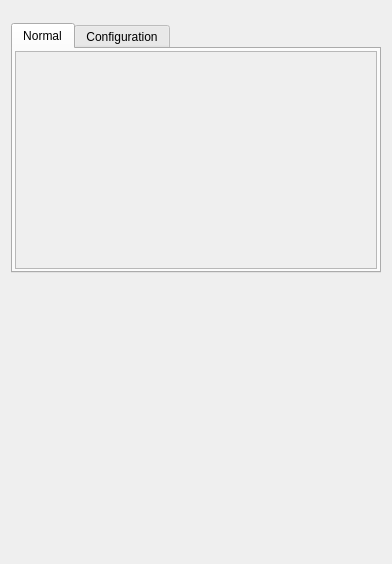
<?xml version="1.0" encoding="UTF-8"?>
<ui version="4.0">
 <class>Form</class>
 <widget class="QWidget" name="Form">
  <property name="geometry">
   <rect>
    <x>0</x>
    <y>0</y>
    <width>392</width>
    <height>564</height>
   </rect>
  </property>
  <property name="sizePolicy">
   <sizepolicy hsizetype="Preferred" vsizetype="Preferred">
    <horstretch>0</horstretch>
    <verstretch>0</verstretch>
   </sizepolicy>
  </property>
  <property name="windowTitle">
   <string>Form</string>
  </property>
  <layout class="QVBoxLayout" name="verticalLayout_3">
   <item>
    <widget class="TyphosDisplayTitle" name="TyphosDisplayTitle">
     <property name="toolTip">
      <string/>
     </property>
    </widget>
   </item>
   <item>
    <widget class="TyphosPositionerWidget" name="TyphosPositionerWidget">
     <property name="sizePolicy">
      <sizepolicy hsizetype="Preferred" vsizetype="Preferred">
       <horstretch>0</horstretch>
       <verstretch>0</verstretch>
      </sizepolicy>
     </property>
     <property name="maximumSize">
      <size>
       <width>16777215</width>
       <height>230</height>
      </size>
     </property>
     <property name="toolTip">
      <string/>
     </property>
     <property name="error_message_attribute" stdset="0">
      <string>plc.status</string>
     </property>
    </widget>
   </item>
   <item>
    <widget class="QTabWidget" name="signal_tab">
     <property name="sizePolicy">
      <sizepolicy hsizetype="Expanding" vsizetype="Maximum">
       <horstretch>0</horstretch>
       <verstretch>0</verstretch>
      </sizepolicy>
     </property>
     <property name="minimumSize">
      <size>
       <width>0</width>
       <height>250</height>
      </size>
     </property>
     <property name="maximumSize">
      <size>
       <width>16777215</width>
       <height>500</height>
      </size>
     </property>
     <property name="autoFillBackground">
      <bool>false</bool>
     </property>
     <property name="tabPosition">
      <enum>QTabWidget::North</enum>
     </property>
     <property name="tabShape">
      <enum>QTabWidget::Rounded</enum>
     </property>
     <property name="currentIndex">
      <number>0</number>
     </property>
     <property name="elideMode">
      <enum>Qt::ElideNone</enum>
     </property>
     <property name="usesScrollButtons">
      <bool>false</bool>
     </property>
     <property name="documentMode">
      <bool>false</bool>
     </property>
     <property name="tabBarAutoHide">
      <bool>false</bool>
     </property>
     <widget class="QWidget" name="normal_tab">
      <attribute name="title">
       <string>Normal</string>
      </attribute>
      <layout class="QHBoxLayout" name="misc_tab_layout">
       <property name="leftMargin">
        <number>2</number>
       </property>
       <property name="topMargin">
        <number>2</number>
       </property>
       <property name="rightMargin">
        <number>2</number>
       </property>
       <property name="bottomMargin">
        <number>2</number>
       </property>
       <item>
        <widget class="QScrollArea" name="normal_scroll">
         <property name="horizontalScrollBarPolicy">
          <enum>Qt::ScrollBarAlwaysOff</enum>
         </property>
         <property name="sizeAdjustPolicy">
          <enum>QAbstractScrollArea::AdjustToContentsOnFirstShow</enum>
         </property>
         <property name="widgetResizable">
          <bool>true</bool>
         </property>
         <widget class="QWidget" name="normal_widget">
          <property name="geometry">
           <rect>
            <x>0</x>
            <y>0</y>
            <width>364</width>
            <height>215</height>
           </rect>
          </property>
          <layout class="QVBoxLayout" name="verticalLayout">
           <property name="leftMargin">
            <number>2</number>
           </property>
           <property name="topMargin">
            <number>2</number>
           </property>
           <property name="rightMargin">
            <number>2</number>
           </property>
           <property name="bottomMargin">
            <number>2</number>
           </property>
           <item>
            <widget class="TyphosSignalPanel" name="normal_panel">
             <property name="toolTip">
              <string/>
             </property>
             <property name="whatsThis">
              <string>
    Panel of Signals for Device
    </string>
             </property>
             <property name="showHints" stdset="0">
              <bool>false</bool>
             </property>
             <property name="showNormal" stdset="0">
              <bool>true</bool>
             </property>
             <property name="showConfig" stdset="0">
              <bool>false</bool>
             </property>
             <property name="showOmitted" stdset="0">
              <bool>false</bool>
             </property>
            </widget>
           </item>
           <item>
            <spacer name="normal_spacer">
             <property name="orientation">
              <enum>Qt::Vertical</enum>
             </property>
             <property name="sizeHint" stdset="0">
              <size>
               <width>20</width>
               <height>40</height>
              </size>
             </property>
            </spacer>
           </item>
          </layout>
         </widget>
        </widget>
       </item>
      </layout>
     </widget>
     <widget class="QWidget" name="config_tab">
      <attribute name="title">
       <string>Configuration</string>
      </attribute>
      <layout class="QHBoxLayout" name="config_tab_layout">
       <property name="leftMargin">
        <number>2</number>
       </property>
       <property name="topMargin">
        <number>2</number>
       </property>
       <property name="rightMargin">
        <number>2</number>
       </property>
       <property name="bottomMargin">
        <number>2</number>
       </property>
       <item>
        <widget class="QScrollArea" name="config_scroll">
         <property name="font">
          <font>
           <underline>false</underline>
          </font>
         </property>
         <property name="horizontalScrollBarPolicy">
          <enum>Qt::ScrollBarAlwaysOff</enum>
         </property>
         <property name="sizeAdjustPolicy">
          <enum>QAbstractScrollArea::AdjustToContentsOnFirstShow</enum>
         </property>
         <property name="widgetResizable">
          <bool>true</bool>
         </property>
         <widget class="QWidget" name="config_widget">
          <property name="geometry">
           <rect>
            <x>0</x>
            <y>0</y>
            <width>317</width>
            <height>215</height>
           </rect>
          </property>
          <layout class="QVBoxLayout" name="verticalLayout_2">
           <property name="leftMargin">
            <number>2</number>
           </property>
           <property name="topMargin">
            <number>2</number>
           </property>
           <property name="rightMargin">
            <number>2</number>
           </property>
           <property name="bottomMargin">
            <number>2</number>
           </property>
           <item>
            <widget class="TyphosSignalPanel" name="config_panel">
             <property name="sizePolicy">
              <sizepolicy hsizetype="Preferred" vsizetype="Maximum">
               <horstretch>0</horstretch>
               <verstretch>0</verstretch>
              </sizepolicy>
             </property>
             <property name="toolTip">
              <string/>
             </property>
             <property name="whatsThis">
              <string>
    Panel of Signals for Device
    </string>
             </property>
             <property name="showHints" stdset="0">
              <bool>false</bool>
             </property>
             <property name="showNormal" stdset="0">
              <bool>false</bool>
             </property>
             <property name="showOmitted" stdset="0">
              <bool>false</bool>
             </property>
            </widget>
           </item>
           <item>
            <spacer name="config_spacer">
             <property name="orientation">
              <enum>Qt::Vertical</enum>
             </property>
             <property name="sizeHint" stdset="0">
              <size>
               <width>20</width>
               <height>40</height>
              </size>
             </property>
            </spacer>
           </item>
          </layout>
         </widget>
        </widget>
       </item>
      </layout>
     </widget>
    </widget>
   </item>
   <item>
    <spacer name="verticalSpacer">
     <property name="orientation">
      <enum>Qt::Vertical</enum>
     </property>
     <property name="sizeHint" stdset="0">
      <size>
       <width>20</width>
       <height>40</height>
      </size>
     </property>
    </spacer>
   </item>
  </layout>
 </widget>
 <customwidgets>
  <customwidget>
   <class>TyphosSignalPanel</class>
   <extends>QWidget</extends>
   <header>typhos.panel</header>
  </customwidget>
  <customwidget>
   <class>TyphosPositionerWidget</class>
   <extends>QWidget</extends>
   <header>typhos.positioner</header>
  </customwidget>
  <customwidget>
   <class>TyphosDisplayTitle</class>
   <extends>QFrame</extends>
   <header>typhos.display</header>
  </customwidget>
 </customwidgets>
 <resources/>
 <connections/>
</ui>
